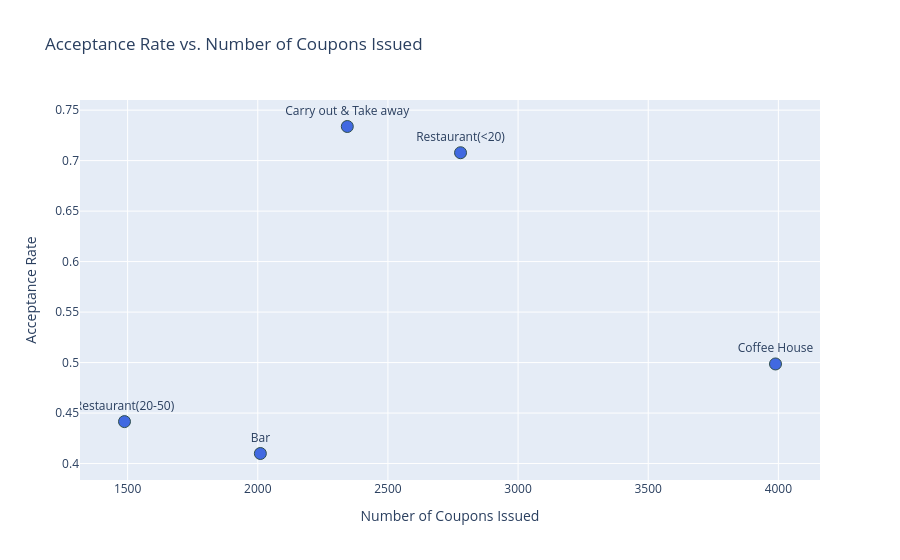

Here is the notebook cell this chart was saved with:
### Code cell
fig = px.scatter(
    result, 
    x='count', 
    y='Y', 
    text='coupon',
    labels={
        'count': 'Number of Coupons Issued', 
        'Y': 'Acceptance Rate'
    },
    title='Acceptance Rate vs. Number of Coupons Issued'
)

# Customize layout to position coupon labels cleanly above the points
fig.update_traces(
    textposition='top center', 
    marker=dict(size=12, color='royalblue', line=dict(width=1, color='DarkSlateGrey'))
)

# Display the interactive graph
fig.show()

### Figure 1 — Plotly figure (JSON) as saved in the notebook; plotly's stock layout.template omitted (floating-point values rounded to 4 significant figures)
{"data": [{"hovertemplate": "Number of Coupons Issued=%{x}<br>Acceptance Rate=%{y}<br>coupon=%{text}<extra></extra>", "legendgroup": "", "marker": {"color": "royalblue", "line": {"color": "DarkSlateGrey", "width": 1}, "size": 12, "symbol": "circle"}, "mode": "markers+text", "name": "", "orientation": "v", "showlegend": false, "text": ["Bar", "Carry out & Take away", "Coffee House", "Restaurant(20-50)", "Restaurant(<20)"], "textposition": "top center", "type": "scatter", "x": [2010, 2344, 3989, 1488, 2779], "xaxis": "x", "y": [0.41, 0.7338, 0.4986, 0.4415, 0.7078], "yaxis": "y"}], "layout": {"legend": {"tracegroupgap": 0}, "title": {"text": "Acceptance Rate vs. Number of Coupons Issued"}, "xaxis": {"anchor": "y", "domain": [0, 1], "title": {"text": "Number of Coupons Issued"}}, "yaxis": {"anchor": "x", "domain": [0, 1], "title": {"text": "Acceptance Rate"}}}}
